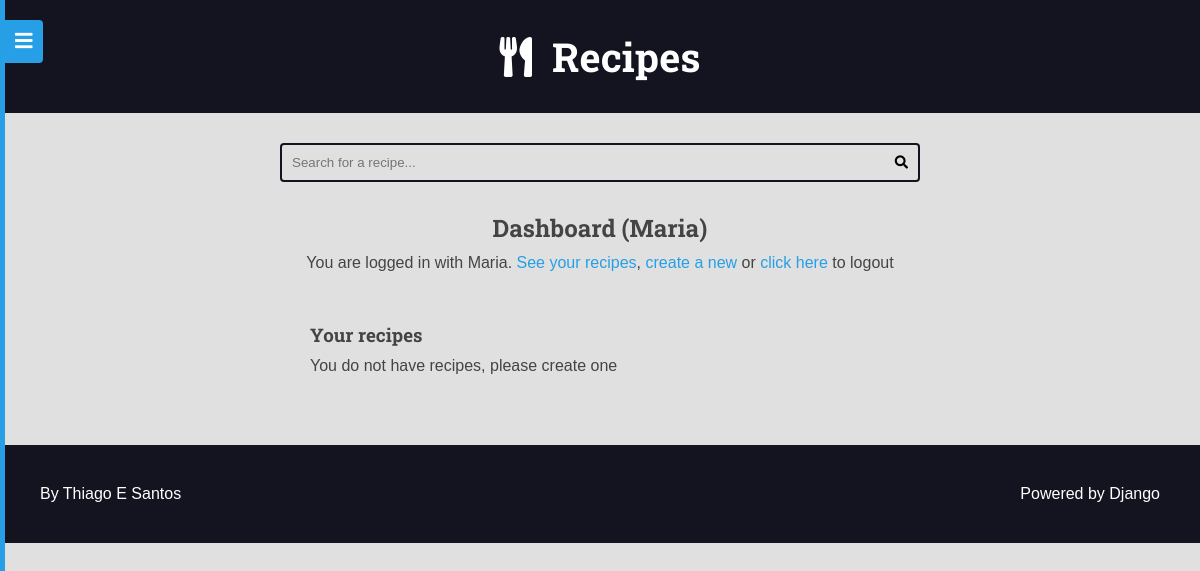
The page /authors/dashboard/ (signed in) on the database as committed earlier.
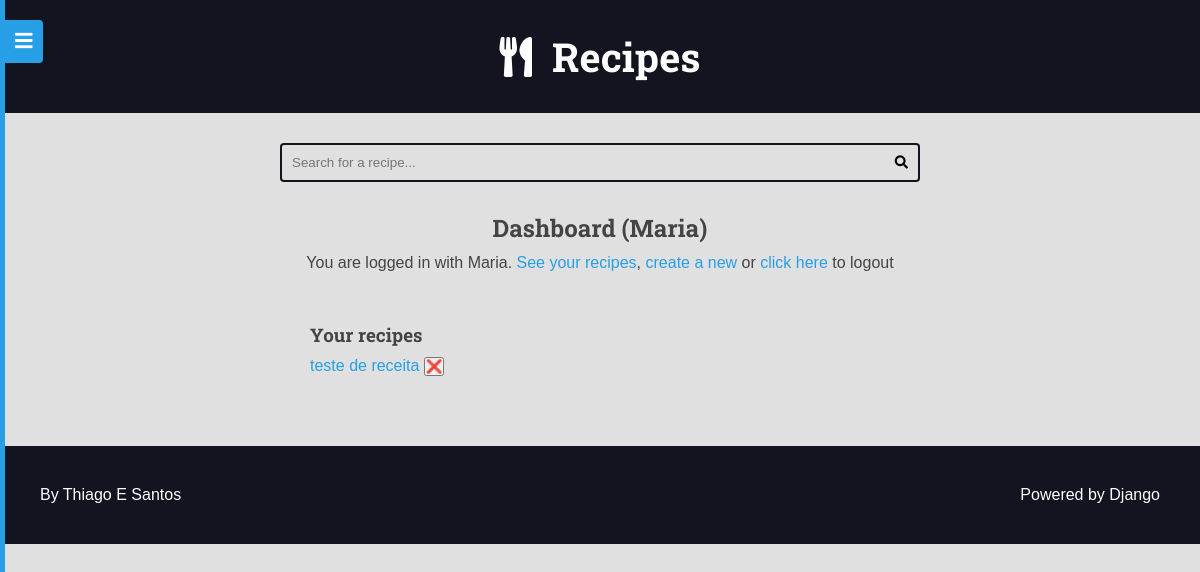
The same page on the database as committed later.
### recipes/models.py (models this page shows, shortened)
class Recipe(models.Model):
    objects = RecipeManager()
    title = models.CharField(max_length=65, verbose_name=_('Title'))
    description = models.CharField(max_length=165)
    slug = models.SlugField(unique=True)
    preparation_time = models.IntegerField()
    preparation_time_unit = models.CharField(max_length=65)
    servings = models.IntegerField()
    servings_unit = models.CharField(max_length=65)
    preparation_steps = models.TextField()
    preparation_steps_is_html = models.BooleanField(default=False)
    created_at = models.DateTimeField(auto_now_add=True)
    updated_at = models.DateTimeField(auto_now=True)
    is_published = models.BooleanField(default=False)
    cover = models.ImageField(
        upload_to='recipes/covers/%Y/%m/%d/', blank=True, default='')
    category = models.ForeignKey(
        Category, on_delete=models.SET_NULL, null=True, blank=True,
        default=None,
    )
    author = models.ForeignKey(
        User, on_delete=models.SET_NULL, null=True
    )
    tags = models.ManyToManyField(Tag)
    class Meta:
        verbose_name = _('Recipe')
        verbose_name_plural = _('Recipes')

### authors/views/all.py (the view)
# urls.py: path('dashboard/', views.dashboard, name='dashboard'),
@login_required(login_url='authors:login', redirect_field_name='next')
def dashboard(request):
    recipes = Recipe.objects.filter(
        author=request.user.id,
        is_published=False
    ).order_by('-id')
    return render(request, 'authors/pages/dashboard.html', context={'recipes': recipes})

### authors/templates/authors/pages/dashboard.html (shortened to what this page needs)
{% extends 'global/base.html' %}
{% block content %}
  <div class="main-content center container">
    <h2>Dashboard ({{ user }})</h2>
    {% include 'authors/partials/login_message.html' %}
    <div class="authors-dashboard-container">
      <h3>Your recipes</h3>
      <ul>
        {% for recipe in recipes %}
            <li>
              <a href="{% url 'authors:dashboard_recipe_edit' recipe.id %}">{{ recipe.title }}</a>
              <form class="inline-form form-delete" action="{% url 'authors:dashboard_recipe_delete'%}" method="post">
                <button class="plaintext-button" type="submit">❌</button>
              </form>
            </li>
        {% empty %}
            <li><p>You do not have recipes, please create one</p></li>
        {% endfor %}
      </ul>
    </div>
  </div>
{% endblock content %}

Rows that differ between the two databases and show on the page:
added Recipe: title "teste de receita"
Other text that changed with them:
text no longer shown: "You do not have recipes, please create one"
